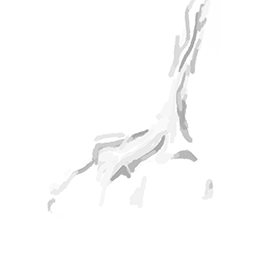
#> input picture assets/vfx/spooky_hand.png, 256 x 256 px, found by its file name
$ python spooky_ascii.py
#> lines starting #> are read from the running program, lines starting #| are printed output that depends on the picture
# -*- coding: utf-8 -*-
"""把 spooky_hand.png 的 alpha 掩码降采样成 ASCII 字符画，便于无图形界面下"目视"确认形状朝向。"""
import numpy as np
from PIL import Image

p = r"C:\Users\shenl\Desktop\new\assets\vfx\spooky_hand.png"
im = Image.open(p).convert("RGBA")
#> im is the input picture: PIL image 256x256 RGBA; mean R, G, B, A 249.1, 248.8, 249, 52.5
im = im.crop(im.getbbox())
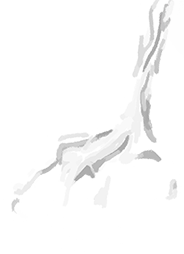
#> im: PIL image 184x254 RGBA; mean R, G, B, A 246.7, 246.3, 246.6, 73.7; transparent parts drawn white
a = np.asarray(im)
h, w = a.shape[:2]
#> h = 254; w = 184
print("尺寸 %dx%d" % (w, h))
#| 尺寸 184x254

CW, CH = 74, 42
out = []
for cy in range(CH):
    y0, y1 = int(cy * h / CH), max(int(cy * h / CH) + 1, int((cy + 1) * h / CH))
    line = ""
    for cx in range(CW):
        x0, x1 = int(cx * w / CW), max(int(cx * w / CW) + 1, int((cx + 1) * w / CW))
        blk = a[y0:y1, x0:x1]
        m = blk[..., 3].mean()
        if m < 12:
            line += " "
        else:
            v = blk[blk[..., 3] > 40]
            lum = v[..., :3].mean() if len(v) else 0
            line += "#" if lum > 210 else ("+" if lum > 150 else ".")
    out.append(line)
#> after the loop, out = 42 items
print("+" + "-" * CW + "+")
for i, l in enumerate(out):
    print("|" + l + "|  y=%3d" % int(i * h / CH))
#> this loop made 42 passes
#| |                                                        ###############   |  y=  0
#| |                                                        ##########+###    |  y=  6
#| |                                                       #####+###++####    |  y= 12
#| |                                                       #####+###++####    |  y= 18
#| |                                                       #########+++##     |  y= 24
#| |                                                       ######+##+###      |  y= 30
#| |                                                      #########+####      |  y= 36
#| |                                                      ########++###       |  y= 42
#> (further printed lines are left out)
print("+" + "-" * CW + "+")
print("      x=0" + " " * (CW - 22) + "x=%d" % w)
#|       x=0                                                    x=184
